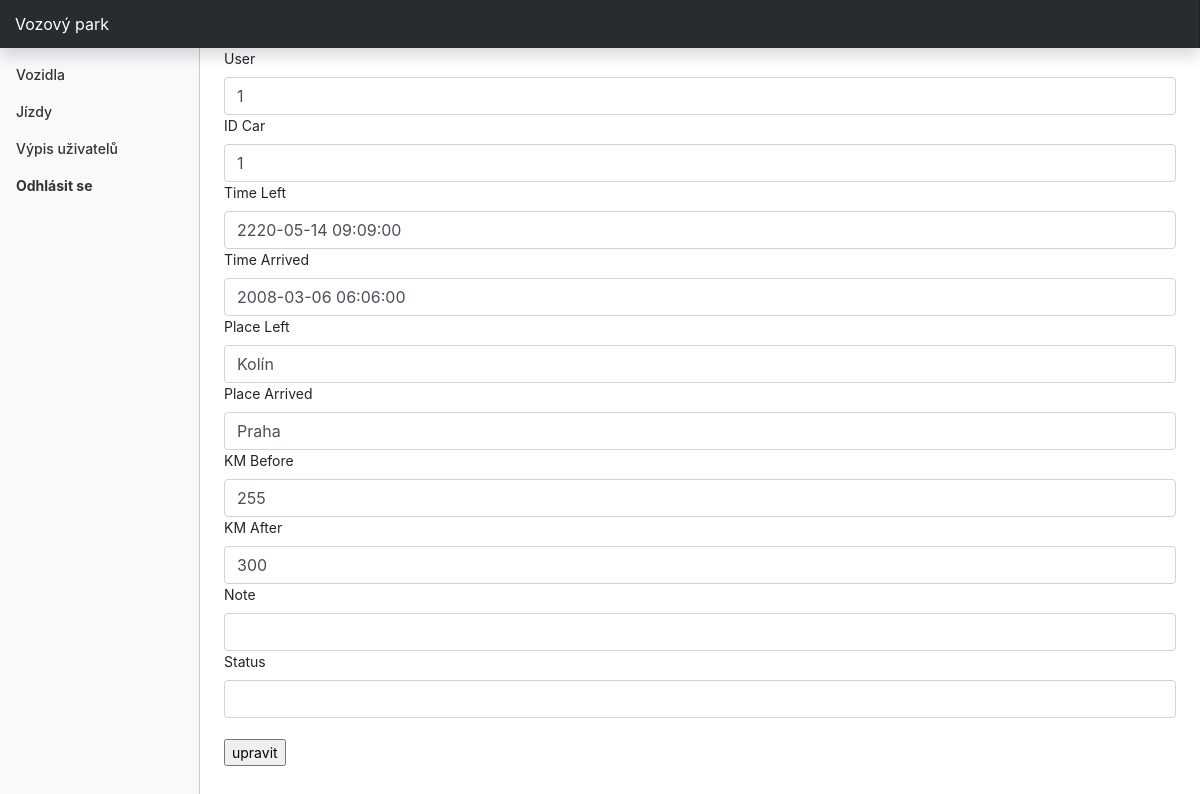
Page /edit_ride.php?id_ride=21 (signed in) on the committed database.
### tables this page shows
CREATE TABLE `rides` (
  `id_ride` int(11) NOT NULL AUTO_INCREMENT,
  `id_user` int(11) NOT NULL,
  `id_car` int(11) NOT NULL,
  `time_left` datetime NOT NULL,
  `time_arrived` datetime NOT NULL,
  `place_left` varchar(255) NOT NULL,
  `place_arrived` varchar(255) NOT NULL,
  `km_before` varchar(255) NOT NULL,
  `km_after` varchar(255) NOT NULL,
  `note` varchar(255) DEFAULT NULL,
  `state` varchar(255) DEFAULT NULL,
  PRIMARY KEY (`id_ride`)
);

### inc/model.php (called while the page is built, shortened)
<?php
require_once 'inc/database.php';
class Model
{
    public static function getRideById($idRide)
    {
        $sql = "SELECT * FROM rides
                WHERE id_ride = '$idRide'";
        $result = Database::query($sql);
        while ($row = $result->fetch_assoc()) {
            $ride = $row;
        }
        return $ride;
    }
}

### inc/database.php (called while the page is built, shortened)
<?php
class Database
{
    private $_connection;
    private static $_instance;
    private $_host = "localhost";
    private $_username = "root";
    private $_password = "root";
    private $_database = "mop";
    public static function getInstance()
    {
        if (!self::$_instance) {
            self::$_instance = new self();
        }
        return self::$_instance;
    }
    public static function query($query)
    {
        return self::getInstance()->getConnection()->query($query);
    }
    private function __construct()
    {
        $this->_connection = new mysqli(
            $this->_host,
            $this->_username,
            $this->_password,
            $this->_database
        );
        $this->_connection->set_charset('utf8mb4');
    }
    public function getConnection()
    {
        return $this->_connection;
    }
}

### edit_ride.php (the view, shortened to what this page needs)
<?php
include_once "header.php";
$id_ride = filter_input(INPUT_GET, 'id_ride');
$ride = Model::getRideById($id_ride);
?>
<form action="" method="post">
<label for="name">User</label>
  <input type="text" name="user" class="form-control"
    value="<?= $ride['id_user'] ?>">
  <label for="name">ID Car</label>
  <input type="text" name="car" class="form-control"
    value="<?= $ride['id_car'] ?>">
  <label for="name">Time Left</label>
  <input type="text" name="timeLeft" class="form-control"
    value="<?= $ride['time_left'] ?>">
  <label for="name">Time Arrived</label>
  <input type="text" name="timeArrived" class="form-control"
    value="<?= $ride['time_arrived'] ?>">
  <label for="name">Place Left</label>
  <input type="text" name="placeLeft" class="form-control"
    value="<?= $ride['place_left'] ?>">
  <label for="name">Place Arrived</label>
  <input type="text" name="placeArrived" class="form-control"
    value="<?= $ride['place_arrived'] ?>">
  <label for="name">KM Before</label>
  <input type="text" name="kmBefore" class="form-control"
    value="<?= $ride['km_before'] ?>">
  <label for="name">KM After</label>
  <input type="text" name="kmAfter" class="form-control"
  value="<?= $ride['km_after'] ?>">
  <label for="name">Note</label>
  <input type="text" name="note" class="form-control"
    value="<?= $ride['note'] ?>">
    <label for="name">Status</label>
  <input type="text" name="note" class="form-control"
    value="<?= $ride['state'] ?>">
  <br>
  <input type="submit" value="upravit" name="submit">
</form>

### style.css (style rules this page uses)
body { font-size: .875rem; }

### rows in the picture
rides: user "1", car "1", timeLeft "2220-05-14 09:09:00", timeArrived "2008-03-06 06:06:00", placeLeft "Kolín", placeArrived "Praha", kmBefore "255", kmAfter "300"
